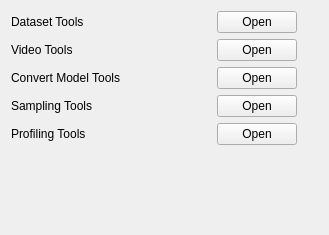
<?xml version="1.0" encoding="UTF-8"?>
<ui version="4.0">
 <class>Form</class>
 <widget class="QWidget" name="Form">
  <property name="geometry">
   <rect>
    <x>0</x>
    <y>0</y>
    <width>329</width>
    <height>235</height>
   </rect>
  </property>
  <property name="windowTitle">
   <string>Form</string>
  </property>
  <layout class="QVBoxLayout" name="verticalLayout_2">
   <item>
    <layout class="QHBoxLayout" name="horizontalLayout_6">
     <item>
      <layout class="QVBoxLayout" name="verticalLayout">
       <item>
        <layout class="QHBoxLayout" name="horizontalLayout">
         <item>
          <widget class="QLabel" name="DatasetToolsLabel">
           <property name="minimumSize">
            <size>
             <width>200</width>
             <height>0</height>
            </size>
           </property>
           <property name="text">
            <string>Dataset Tools</string>
           </property>
          </widget>
         </item>
         <item>
          <widget class="QPushButton" name="DatasetTools">
           <property name="text">
            <string>Open</string>
           </property>
          </widget>
         </item>
        </layout>
       </item>
       <item>
        <layout class="QHBoxLayout" name="horizontalLayout_2">
         <item>
          <widget class="QLabel" name="VideoToolsLabel">
           <property name="minimumSize">
            <size>
             <width>200</width>
             <height>0</height>
            </size>
           </property>
           <property name="text">
            <string>Video Tools</string>
           </property>
          </widget>
         </item>
         <item>
          <widget class="QPushButton" name="VideoTools">
           <property name="text">
            <string>Open</string>
           </property>
          </widget>
         </item>
        </layout>
       </item>
       <item>
        <layout class="QHBoxLayout" name="horizontalLayout_3">
         <item>
          <widget class="QLabel" name="ConvertToolsLabel">
           <property name="minimumSize">
            <size>
             <width>200</width>
             <height>0</height>
            </size>
           </property>
           <property name="text">
            <string>Convert Model Tools</string>
           </property>
          </widget>
         </item>
         <item>
          <widget class="QPushButton" name="ConvertTools">
           <property name="text">
            <string>Open</string>
           </property>
          </widget>
         </item>
        </layout>
       </item>
       <item>
        <layout class="QHBoxLayout" name="horizontalLayout_4">
         <item>
          <widget class="QLabel" name="SamplingToolsLabel">
           <property name="minimumSize">
            <size>
             <width>200</width>
             <height>0</height>
            </size>
           </property>
           <property name="text">
            <string>Sampling Tools</string>
           </property>
          </widget>
         </item>
         <item>
          <widget class="QPushButton" name="SamplingTools">
           <property name="text">
            <string>Open</string>
           </property>
          </widget>
         </item>
        </layout>
       </item>
       <item>
        <layout class="QHBoxLayout" name="horizontalLayout_5">
         <item>
          <widget class="QLabel" name="ProfilingToolsLabel">
           <property name="minimumSize">
            <size>
             <width>200</width>
             <height>0</height>
            </size>
           </property>
           <property name="text">
            <string>Profiling Tools</string>
           </property>
          </widget>
         </item>
         <item>
          <widget class="QPushButton" name="ProfilingTools">
           <property name="text">
            <string>Open</string>
           </property>
          </widget>
         </item>
        </layout>
       </item>
      </layout>
     </item>
     <item>
      <spacer name="horizontalSpacer">
       <property name="orientation">
        <enum>Qt::Orientation::Horizontal</enum>
       </property>
       <property name="sizeHint" stdset="0">
        <size>
         <width>40</width>
         <height>20</height>
        </size>
       </property>
      </spacer>
     </item>
    </layout>
   </item>
   <item>
    <spacer name="verticalSpacer">
     <property name="orientation">
      <enum>Qt::Orientation::Vertical</enum>
     </property>
     <property name="sizeHint" stdset="0">
      <size>
       <width>20</width>
       <height>10</height>
      </size>
     </property>
    </spacer>
   </item>
  </layout>
 </widget>
 <resources/>
 <connections/>
</ui>
